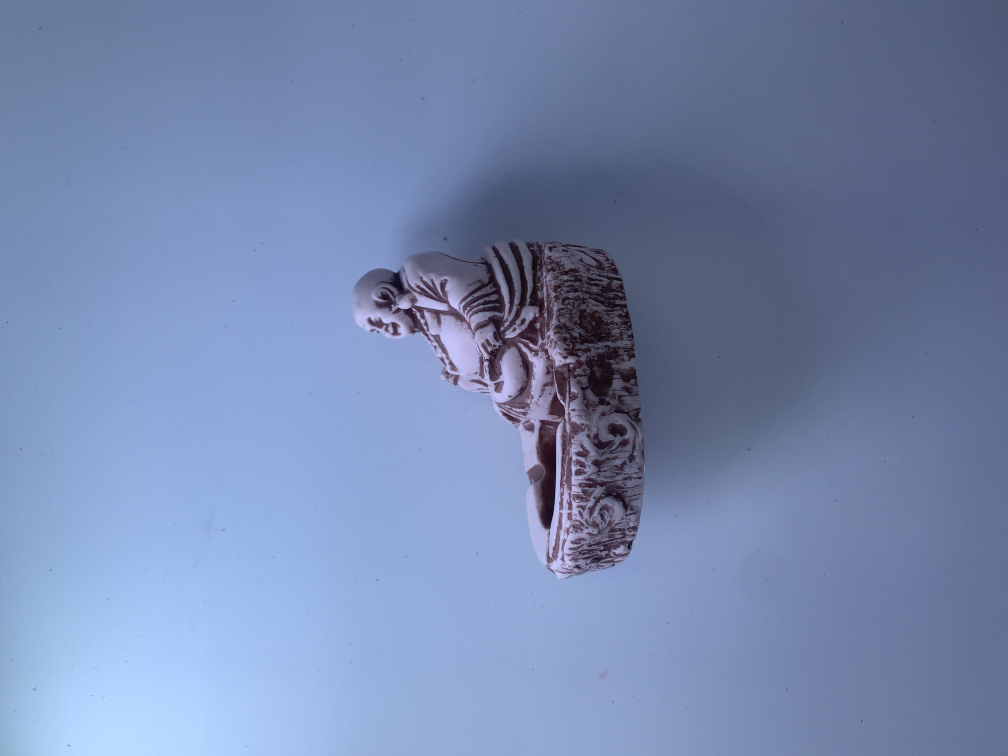
#> input picture Uncalibrated-Photometric-Stereo/images/september/buddha/Image_01.jpg, 4032 x 3024 px (shown at 1/4 size)
$ python -i img_load.py   (imports and definitions only)
#> lines starting #> are read from the running program, lines starting #| are printed output that depends on the picture
import PIL.Image
import PIL.ImageOps
import numpy as np


def exif_transpose(img):
    if not img:
        return img

    exif_orientation_tag = 274

    # Check for EXIF data (only present on some files)
    if hasattr(img, "_getexif") and isinstance(img._getexif(), dict) and exif_orientation_tag in img._getexif():
        exif_data = img._getexif()
        orientation = exif_data[exif_orientation_tag]

        # Handle EXIF Orientation
        if orientation == 1:
            # Normal image - nothing to do!
            pass
        elif orientation == 2:
            # Mirrored left to right
            img = img.transpose(PIL.Image.FLIP_LEFT_RIGHT)
        elif orientation == 3:
            # Rotated 180 degrees
            img = img.rotate(180)
        elif orientation == 4:
            # Mirrored top to bottom
            img = img.rotate(180).transpose(PIL.Image.FLIP_LEFT_RIGHT)
        elif orientation == 5:
            # Mirrored along top-left diagonal
            img = img.rotate(-90, expand=True).transpose(PIL.Image.FLIP_LEFT_RIGHT)
        elif orientation == 6:
            # Rotated 90 degrees
            img = img.rotate(-90, expand=True)
        elif orientation == 7:
            # Mirrored along top-right diagonal
            img = img.rotate(90, expand=True).transpose(PIL.Image.FLIP_LEFT_RIGHT)
        elif orientation == 8:
            # Rotated 270 degrees
            img = img.rotate(90, expand=True)

    return img


def load_image_file(file, mode='RGB'):
    # Load the image with PIL
#> called with mode = 'RGB'
    img = PIL.Image.open(file)
#> img is the input picture: PIL image 4032x3024 RGB; mean R, G, B 118.2, 135.9, 174.5

    if hasattr(PIL.ImageOps, 'exif_transpose'):
        # Very recent versions of PIL can do exit transpose internally
        img = PIL.ImageOps.exif_transpose(img)
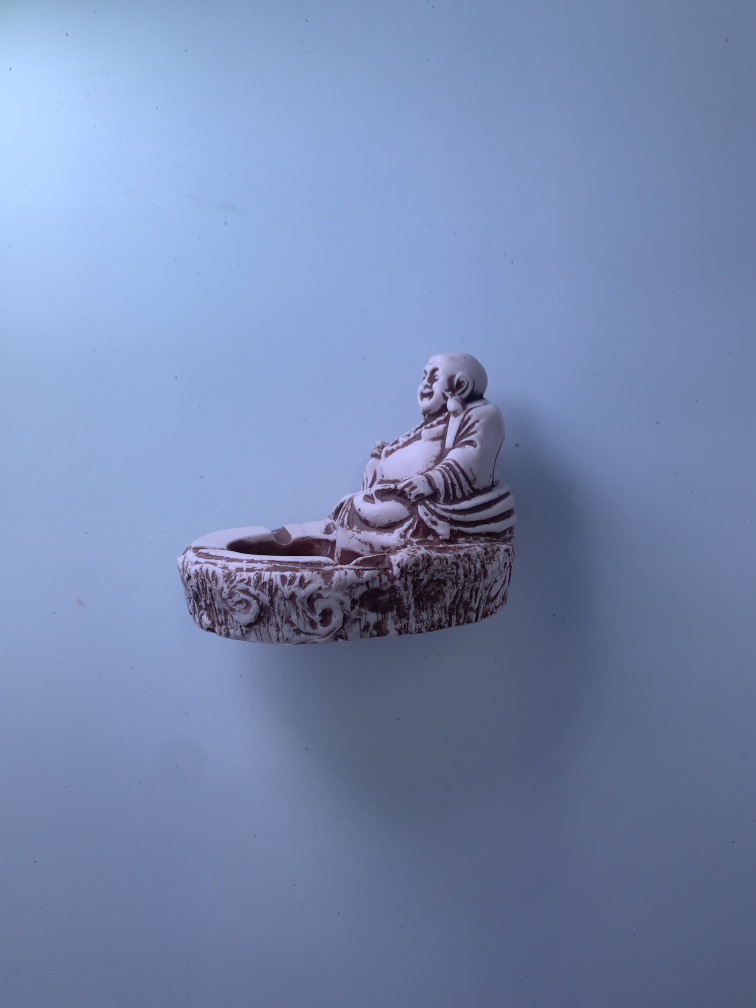
#> img: PIL image 3024x4032 RGB (shown at 1/4 size); mean R, G, B 118.2, 135.9, 174.5
    else:
        # Otherwise, do the exif transpose ourselves
        img = exif_transpose(img)

    img = img.convert(mode)

    return np.array(img)

>>> result = load_image_file('../../Uncalibrated-Photometric-Stereo/images/september/buddha/Image_01.jpg')

$ run again, on Uncalibrated-Photometric-Stereo/images/september/buddha/Image_02.jpg
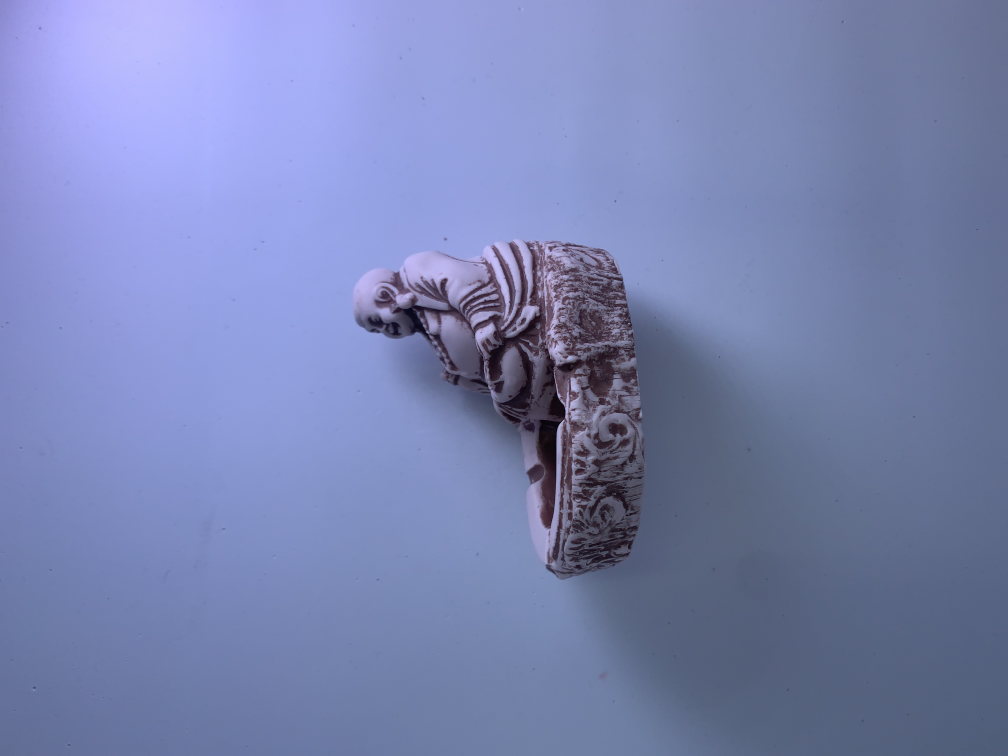
#> input picture Uncalibrated-Photometric-Stereo/images/september/buddha/Image_02.jpg, 4032 x 3024 px (shown at 1/4 size)
#> in load_image_file, img is the input picture: PIL image 4032x3024 RGB; mean R, G, B 121.3, 131.8, 178.2
#> in load_image_file, `img = PIL.ImageOps.exif_transpose(img)`:
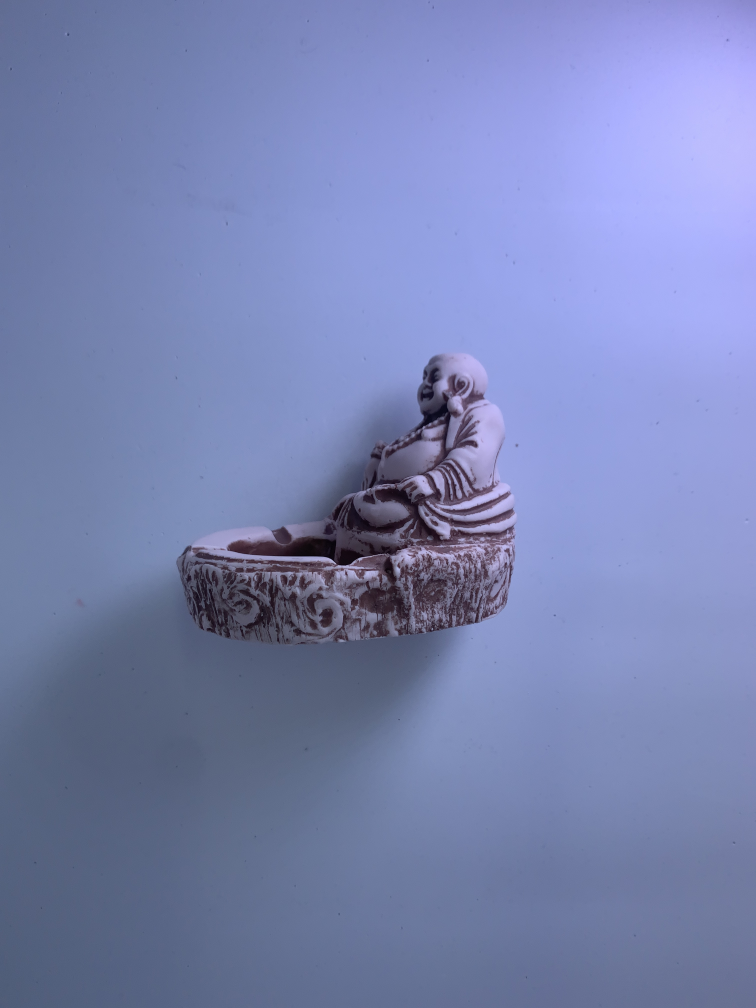
#> img: PIL image 3024x4032 RGB (shown at 1/4 size); mean R, G, B 121.3, 131.8, 178.2

$ run again, on Uncalibrated-Photometric-Stereo/images/september/buddha/Image_03.jpg
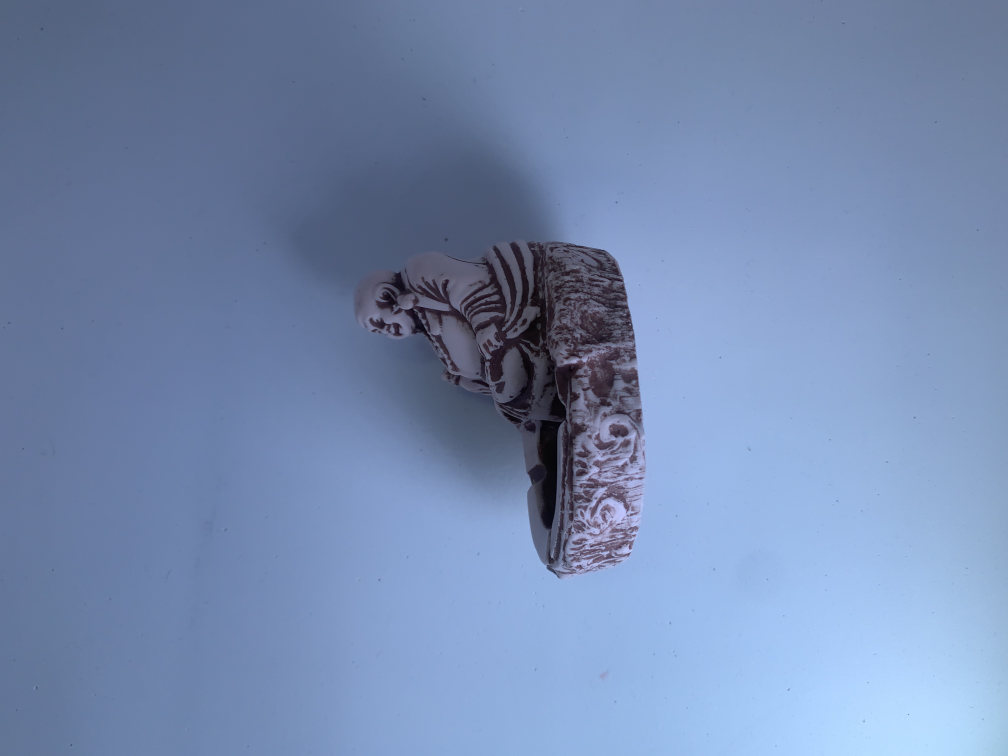
#> input picture Uncalibrated-Photometric-Stereo/images/september/buddha/Image_03.jpg, 4032 x 3024 px (shown at 1/4 size)
#> in load_image_file, img is the input picture: PIL image 4032x3024 RGB; mean R, G, B 118, 138.6, 176.3
#> in load_image_file, `img = PIL.ImageOps.exif_transpose(img)`:
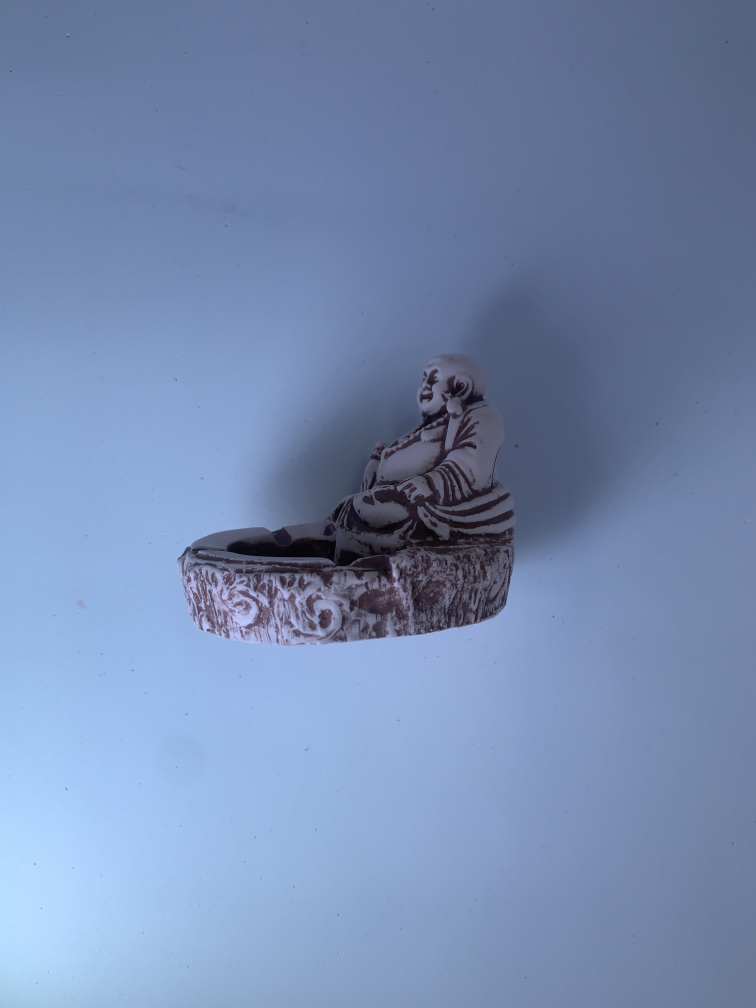
#> img: PIL image 3024x4032 RGB (shown at 1/4 size); mean R, G, B 118, 138.6, 176.3

$ run again, on Uncalibrated-Photometric-Stereo/images/september/buddha/Image_04.jpg
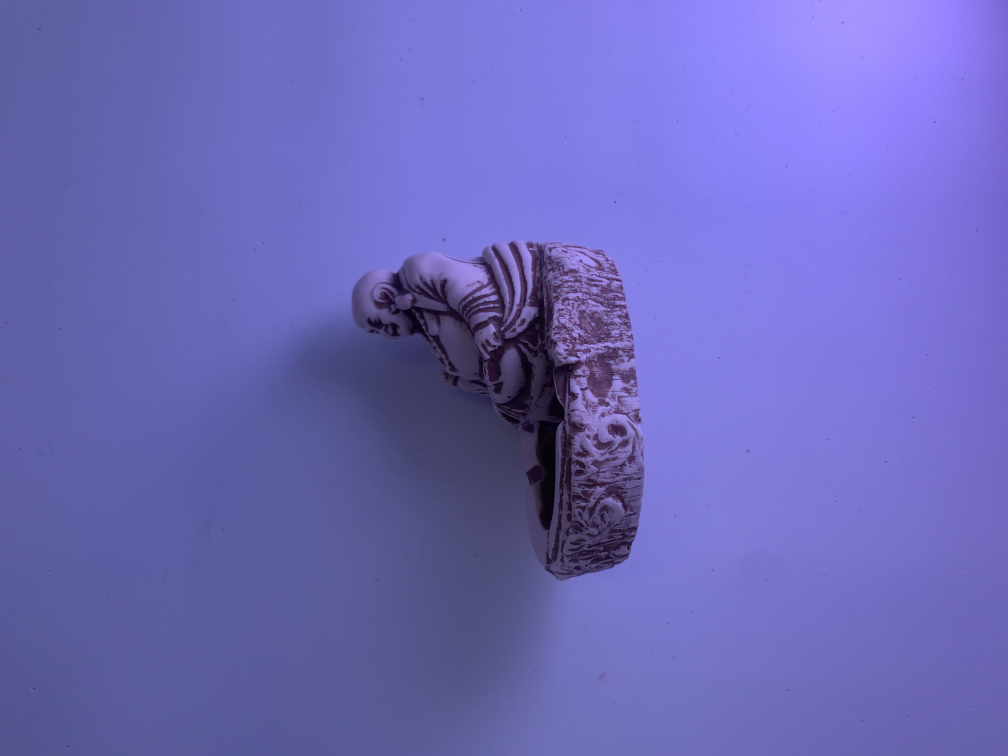
#> input picture Uncalibrated-Photometric-Stereo/images/september/buddha/Image_04.jpg, 4032 x 3024 px (shown at 1/4 size)
#> in load_image_file, img is the input picture: PIL image 4032x3024 RGB; mean R, G, B 107.8, 104.1, 184.7
#> in load_image_file, `img = PIL.ImageOps.exif_transpose(img)`:
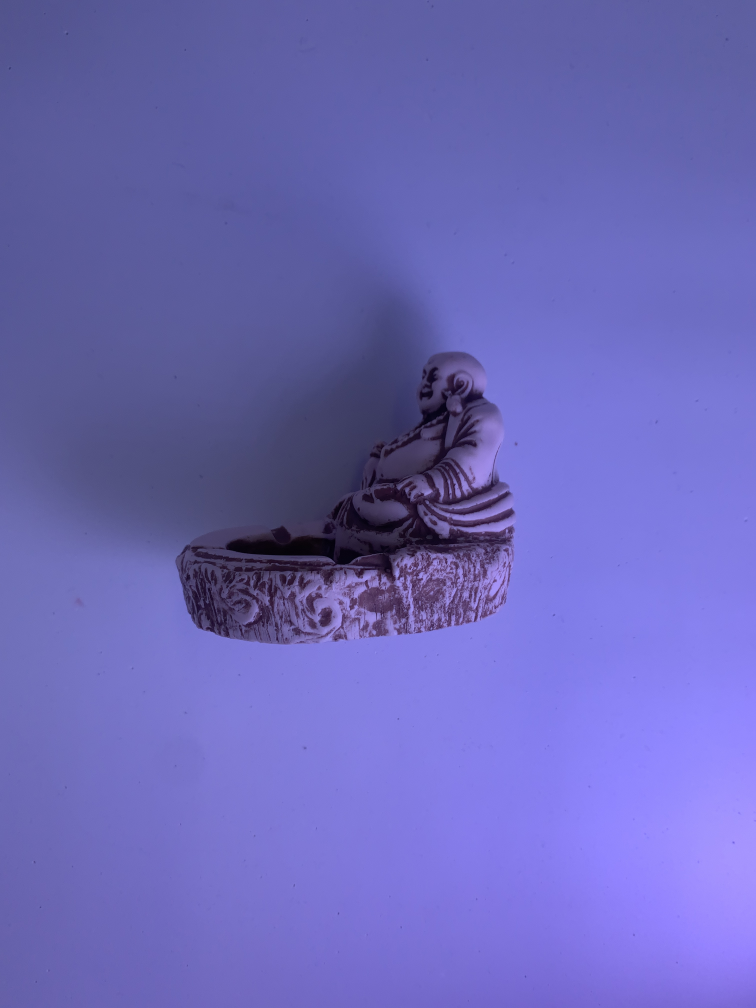
#> img: PIL image 3024x4032 RGB (shown at 1/4 size); mean R, G, B 107.8, 104.1, 184.7
